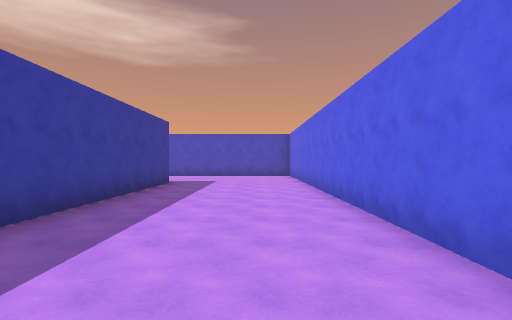
view 1 (above)

19 first-person views from a walk through a Unity game level. The camera is 1.5 m above the floor, looks level and sees 85° across. The floor is counted in squares, 2 m on a side. Each view is taken from the middle of a square. On the plan, view 1 faces up. The plan holds only what a view shows up to about 10 squares ahead; the rest is blank. The place goes on beyond the plan. The player character is not drawn. Some animated figures are not drawn.

view 2
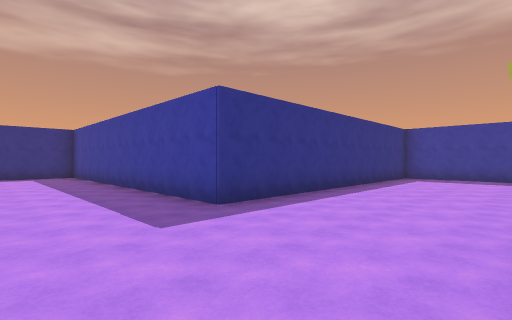

view 3
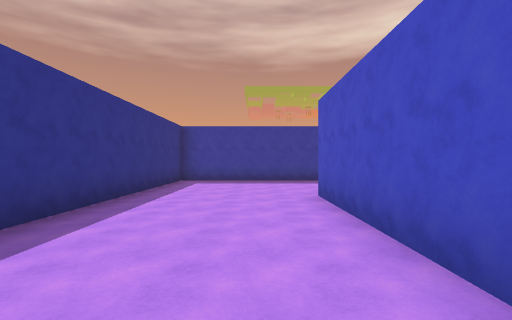

view 4
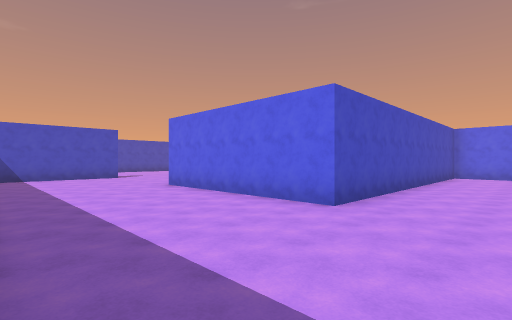

view 5
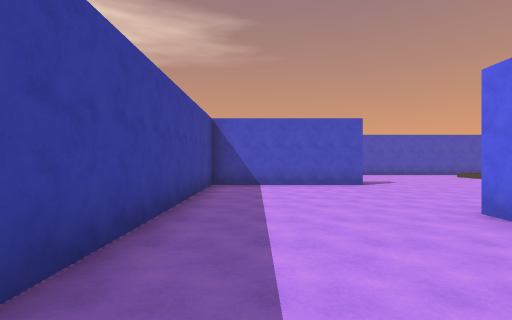

view 6
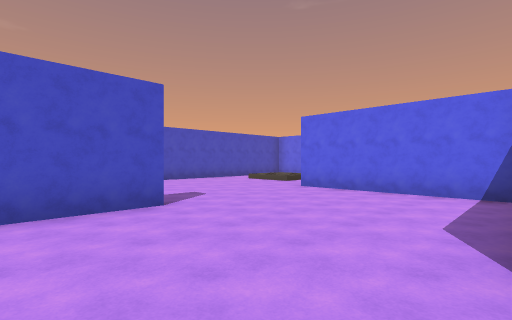

view 7
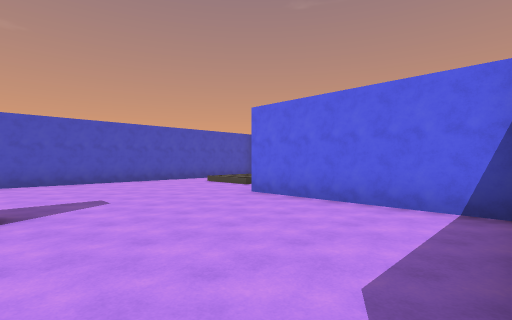

view 8
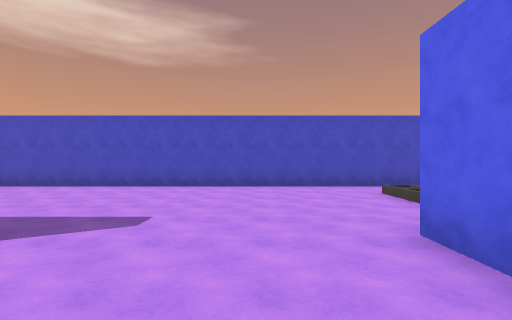

view 9
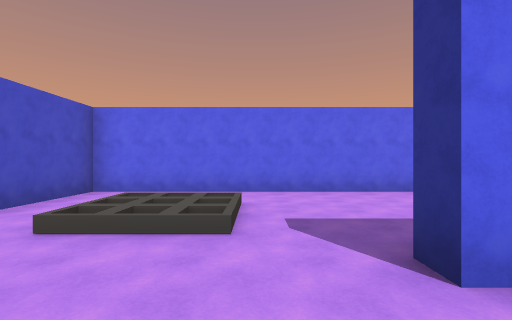

view 10
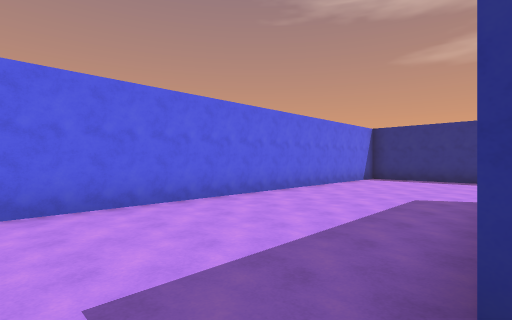

view 11
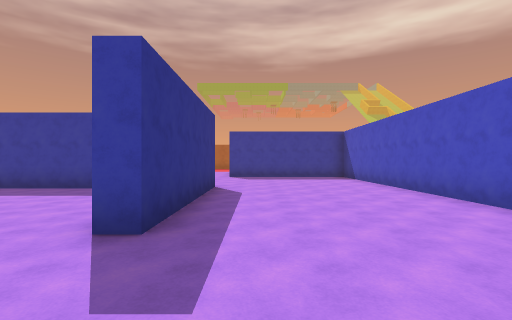

view 12
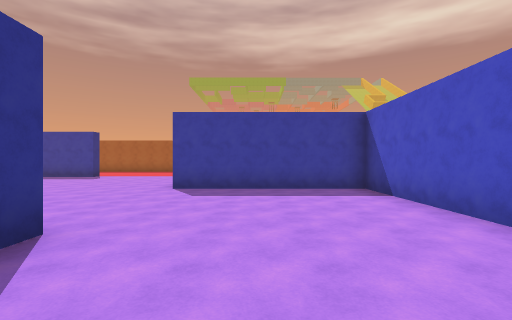

view 13
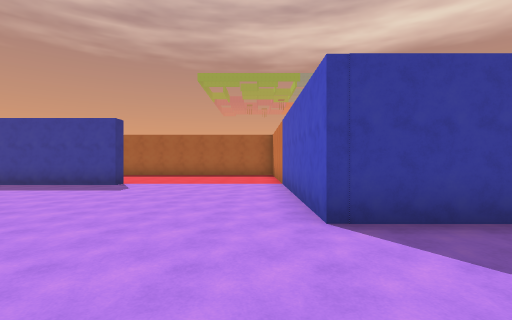

view 14
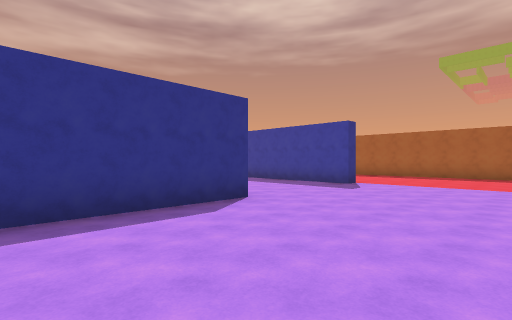

view 15
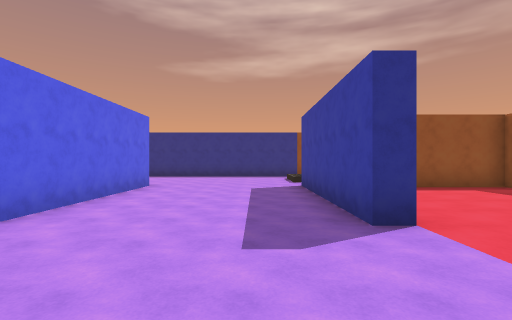

view 16
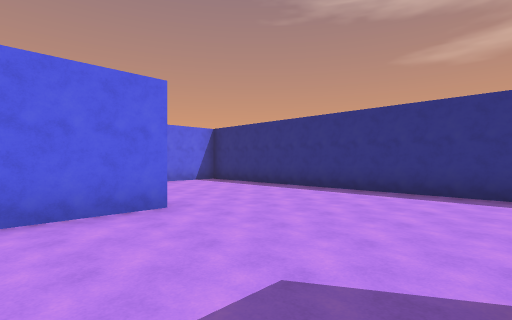

view 17
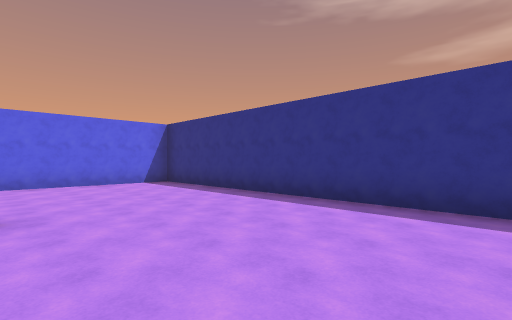

view 18
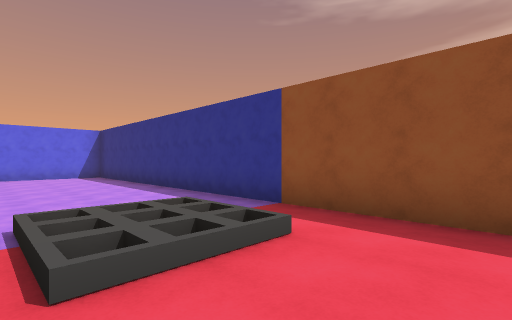

view 19
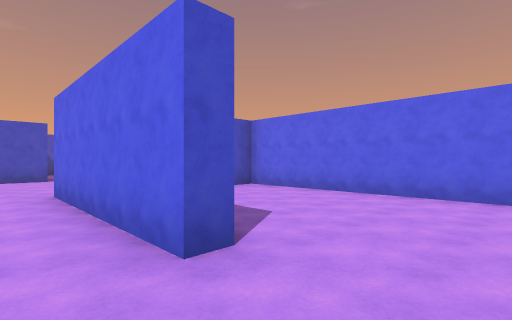

### Floor plan
Points are (right, up) in squares from view 1. A wall is a line through its corners. A room is listed if a view was taken in it or the views show most of it. See-through windows are left out.
Room 1 (views 1, 2, 3, 4, 5, 6, 7, 8, 9, 10, 11, 12, 13, 14, 15, 16, 17, 18, 19)
walls: (-12.3, 12.5) (-12.3, 11.1); (-12.9, 23.8) (-7.8, 23.8) (-7.8, 23.3) (-12.3, 23.3) (-12.3, 16.4); (-17.4, 13.9) (-17.9, 13.9) (-17.9, 18.9) (-14.1, 18.9); (-12, 9.3) (-2.9, 9.3) (-2.9, 1.8); (-3.4, 19.1) (-3.4, 23.8) (-2.8, 23.8); (-1.8, 13.8) (0, 13.8); (-0.2, 13.3) (-7.9, 13.3) (-7.9, 18.9); (-22.9, 18.9) (-22.3, 18.9) (-22.3, 13.9); (1.6, 15.4) (1.6, 28.9) (-17.3, 28.9) (-17.3, 23.8) (-23.6, 23.8); (-26.5, 14.3) (-25.4, 14.3); (-25.9, 9.3) (-12.8, 9.3) (-12.8, 18.4) (-13.6, 18.4); (1.6, 1.8) (1.6, 10)

Where each view was taken, in squares from view 1:
view 1: 0 up, 0 right, facing up
view 2: 13 up, 0 right, facing down-left
view 3: 12 up, 2 left, facing left
view 4: 11 up, 12 left, facing up-right
view 5: 15 up, 11 left, facing up
view 6: 19 up, 10 left, facing up-right
view 7: 19 up, 8 left, facing up-right
view 8: 21 up, 5 left, facing up
view 9: 25 up, 5 left, facing right
view 10: 25 up, 3 left, facing down-right
view 11: 25 up, 5 left, facing left
view 12: 26 up, 10 left, facing left
view 13: 23 up, 14 left, facing left
view 14: 23 up, 14 left, facing down-left
view 15: 22 up, 21 left, facing down
view 16: 16 up, 22 left, facing down-right
view 17: 14 up, 22 left, facing down-right
view 18: 13 up, 26 left, facing down-right
view 19: 12 up, 19 left, facing up-right
